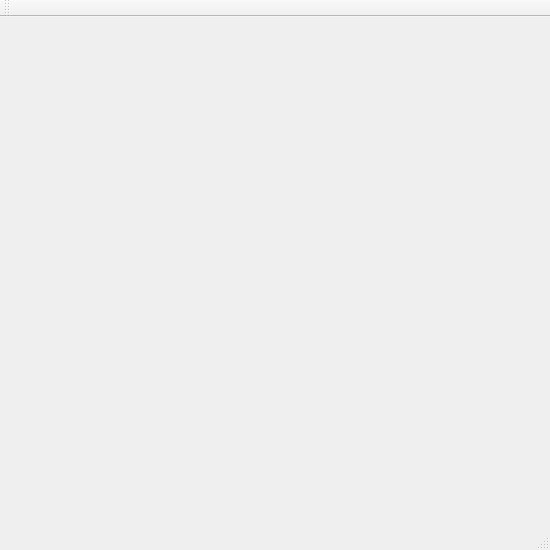
<?xml version="1.0" encoding="UTF-8"?>
<ui version="4.0">
 <class>MainWindow</class>
 <widget class="QMainWindow" name="MainWindow">
  <property name="geometry">
   <rect>
    <x>0</x>
    <y>0</y>
    <width>550</width>
    <height>550</height>
   </rect>
  </property>
  <property name="windowTitle">
   <string>MainWindow</string>
  </property>
  <widget class="QWidget" name="centralWidget">
   <layout class="QVBoxLayout" name="verticalLayout">
    <item>
     <widget class="QStackedWidget" name="stackedWidget">
      <widget class="QWidget" name="startPage"/>
      <widget class="QWidget" name="gamePage"/>
     </widget>
    </item>
   </layout>
  </widget>
  <widget class="QMenuBar" name="menuBar">
   <property name="geometry">
    <rect>
     <x>0</x>
     <y>0</y>
     <width>550</width>
     <height>22</height>
    </rect>
   </property>
  </widget>
  <widget class="QToolBar" name="mainToolBar">
   <attribute name="toolBarArea">
    <enum>TopToolBarArea</enum>
   </attribute>
   <attribute name="toolBarBreak">
    <bool>false</bool>
   </attribute>
  </widget>
  <widget class="QStatusBar" name="statusBar"/>
 </widget>
 <layoutdefault spacing="6" margin="11"/>
 <resources/>
 <connections/>
</ui>
